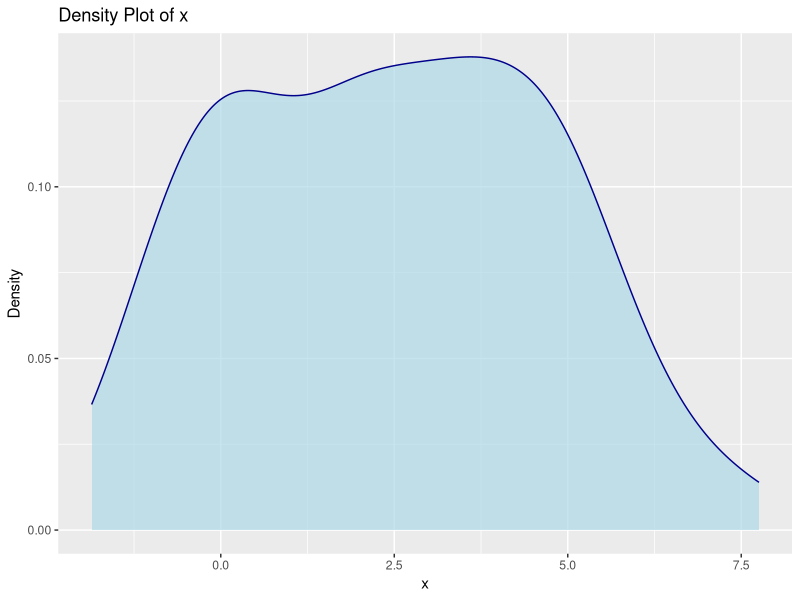
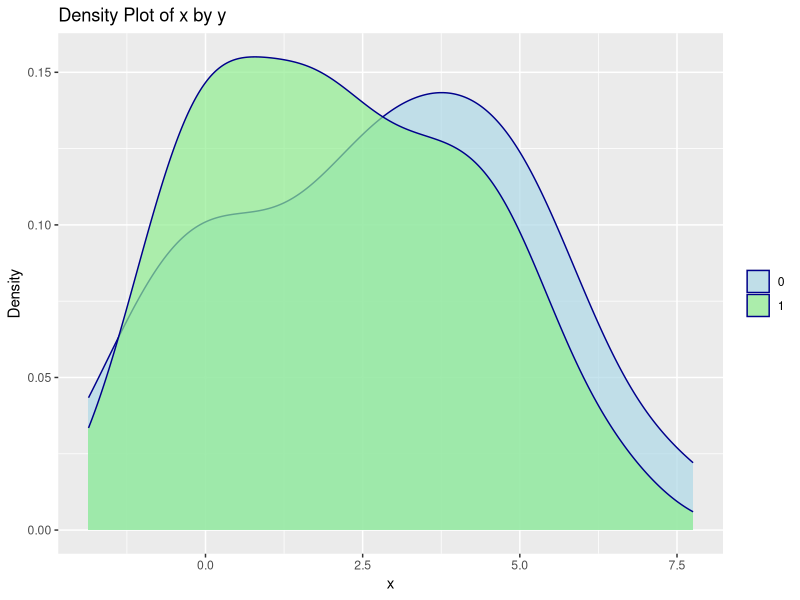

Source code (R) for these figures, in order: (Note: this script raises an error after producing the figures.)
library(openxlsx)
library(mixtools)
library(ggplot2)

# 创建一个新的excel表格
wb <- createWorkbook()
sheet <- addWorksheet(wb, "data")

# 生成患者出院状态数据 y (假设有100个数据)
y <- sample(c(0, 1), 100, replace = TRUE)

# 设置混合高斯分布的参数
mu0 <- 0
sigma0 <- 1
mu1 <- 3
sigma1 <- 2
alpha <- 0.7

# 生成对应状态的符合混合高斯分布的随机数 x
x <- mixtools::rnormmix(n = length(y), lambda = c(1 - alpha, alpha),
                        mu = c(mu0, mu1), sigma = c(sigma0, sigma1))

# 将 y 和 x 写入excel表格中
writeData(wb, sheet, y,  startRow = 1, startCol = 1)
writeData(wb, sheet, x,  startRow = 1, startCol = 2)

# 保存excel表格
saveWorkbook(wb, "patient_data.xlsx")


# 将 x 转换为数据框
data_x <- data.frame(x)

# 绘制 x 的概率密度图
density_plot <- ggplot(data_x, aes(x = x)) +
  geom_density(fill = "lightblue", color = "darkblue", alpha = 0.7) +
  labs(title = "Density Plot of x") +
  xlab("x") +
  ylab("Density")

# 显示密度图
print(density_plot)


# 将 y 和 x 转换为数据框
data_y_X <- data.frame(y, x)

# 绘制 x 在给定 y 的情况下各类别的概率密度图
density_plot_by_y <- ggplot(data_y_X, aes(x = x, fill = as.factor(y))) +
  geom_density(color = "darkblue", alpha = 0.7) +
  scale_fill_manual(values = c("lightblue", "lightgreen")) +
  labs(title = "Density Plot of x by y", fill = "y") +
  xlab("x") +
  ylab("Density") +
  theme(legend.title = element_blank())

# 显示密度图
print(density_plot_by_y)



library(pROC)
# 计算阈值
thresholds <- seq(0.05, 0.95, by = 0.05)

# 初始化存储各指标的向量
fpr <- rep(0, length(thresholds))
tpr <- rep(0, length(thresholds))
f1_score <- rep(0, length(thresholds))

# 计算混淆矩阵和各指标
for (i in 1:length(thresholds)) {
  # 根据选择的阈值对样本进行分类
  predicted <- ifelse(f >= thresholds[i], 1, 0)
  
  # 计算混淆矩阵
  confusion_matrix <- table(predicted, y)
  
  # 计算真阳性率、假阳性率和F1值
  tp <- confusion_matrix[2, 2]
  tn <- confusion_matrix[1, 1]
  fp <- confusion_matrix[2, 1]
  fn <- confusion_matrix[1, 2]
  
  fpr[i] <- fp / (fp + tn)
  tpr[i] <- tp / (tp + fn)
  f1_score[i] <- 2 * tp / (2 * tp + fp + fn)
}

# 计算AUC值
auc <- auc(fpr, tpr)

# 绘制ROC曲线
roc_curve <- roc(y, f)
plot(roc_curve, main = "ROC Curve", xlab = "False Positive Rate", ylab = "True Positive Rate", print.auc = TRUE)

# 输出结果
print(paste("AUC:", auc))
print(paste("F1:", max(f1_score)))
